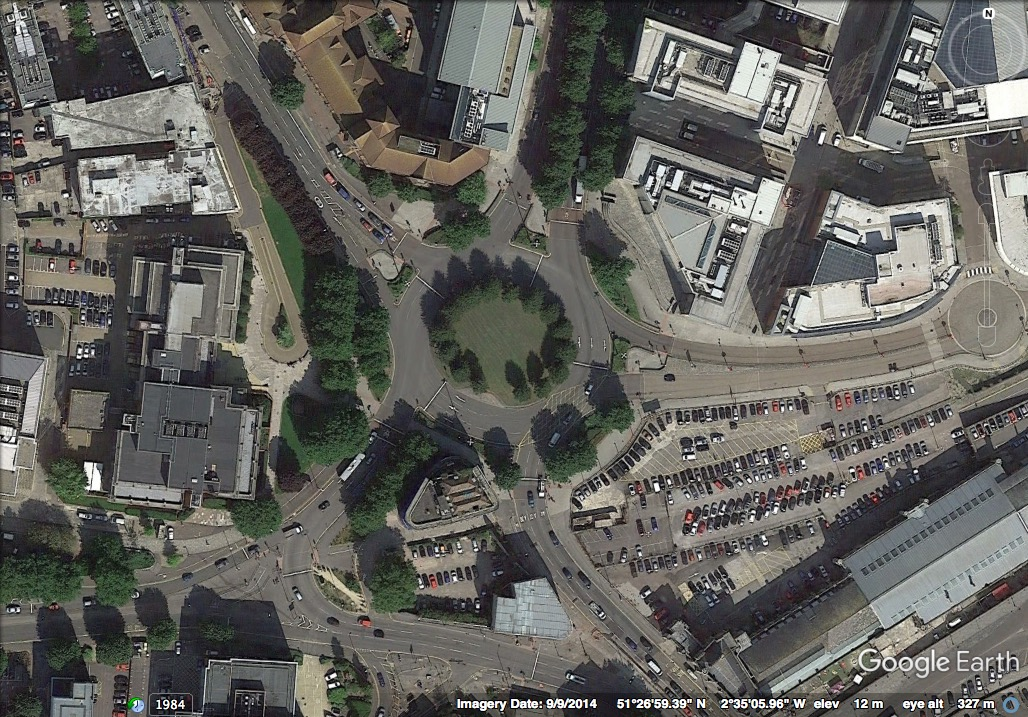
#> input picture bristol_tree_1.jpg, 1028 x 717 px, found by its file name
$ jupyter execute Untitled.ipynb   (shell and % lines are left out)
#> lines starting #> are read from the running program, lines starting #| are printed output that depends on the picture
[cell 1]
import sys, math
import numpy as np
import glob, copy

from skimage import io
from skimage.segmentation import quickshift

import matplotlib.pyplot as plt
from matplotlib import colors
import pylab
image_location = '/home/Alex/Desktop/bristol_project/bristol_tree_1.jpg'
refs = glob.glob("/home/Alex/Desktop/bristol_project/reference_images/*.png")

[cell 2]
class UniqueDict(dict):
    def __setitem__(self, key, value):
        if key not in self:
            dict.__setitem__(self, key, value)
        else:
            raise KeyError("Key already exists")

def match_segments(seg_dict, ref_pixels, threshold):
    """ Identify segments containing reference pixels """
    matched_segments = []
    for key, rgb_list in seg_dict.items():
        thresh = 0
        for pixel in rgb_list:
            if pixel in ref_pixels:
                thresh+=1
        if thresh >= len(rgb_list)*threshold:
            matched_segments.append(key)
    return matched_segments

def reclass_segments(segments, matched):
    """ Reclassify segments according to matches """
    new_image = np.zeros(segments.shape)
    for x, row in enumerate(segments):
        for y, val in enumerate(row):
            if val in matched:
                new_image[x,y] = 1
    return new_image


class tree_classifier(object):
    """ Detects trees in images according to reference image pixel values """
    def __init__(self, im_location, ref_locations, iterations = 5, threshold = 0.25, verbose = True):

        # Load image and reference images
#> called with iterations = 5, threshold = 0.25, verbose = True
        self.im2class = io.imread(image_location)
#> self.im2class is the input picture: shape (717, 1028, 3); mean R, G, B 98.2, 97.5, 92.8
        self.ref_images = [io.imread(l) for l in ref_locations]

        # Apply quickshift image segmentation algorithm
        self.segments = quickshift(self.im2class, kernel_size=7, max_dist=3, ratio=0.35, convert2lab=False)
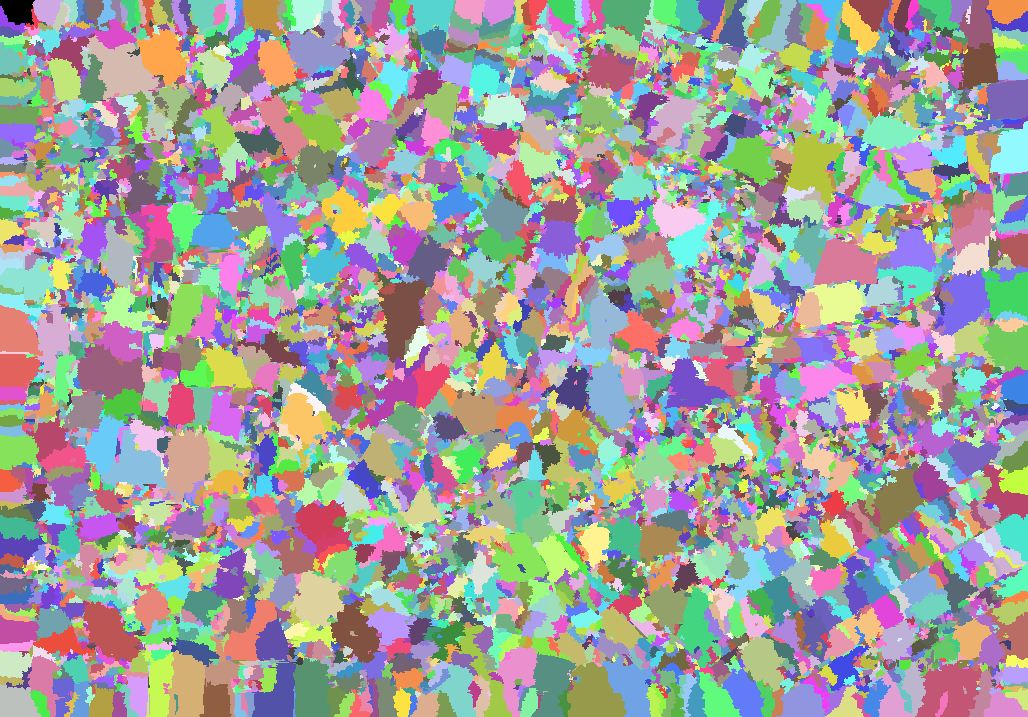
#> self.segments: shape (717, 1028) int64; 7595 distinct labels, from 0 to 7594; one colour per label, 0 black
        self.n_segments = len(np.unique(self.segments))
#> self.n_segments = 7595
        if verbose: print("Detected ",self.n_segments," in input image.")
#| Detected  7595  in input image.

        # Use unique dictionary to create list of pixels within each segment
        self.segment_dict = UniqueDict()
        for x, row in enumerate(self.segments):
            for y, val in enumerate(row):
                try:
                    self.segment_dict[val] = []
                    self.segment_dict[val].append(tuple(self.im2class[x,y]))
                except KeyError:
                    self.segment_dict[val].append(tuple(self.im2class[x,y]))
#> after the loop, self.segment_dict = 7595 items

        # Create unique set of reference pixels
        self.ref_pixels = []
        for im in self.ref_images:
            for row in im:
                for val in row:
                    self.ref_pixels.append(tuple(val))
        self.ref_pixels = set(self.ref_pixels)
        self.ref_pixels.discard((0,0,0))

        self.matched_segments = match_segments(self.segment_dict, self.ref_pixels, threshold)
#> the loop in match_segments, `for key, rgb_list in seg_dict.items():` made 7595 passes
#> key on passes 1 to 3: 0, 2, 5
#> after the loop in match_segments, `for key, rgb_list in seg_dict.items():`: matched_segments = []
#> self.matched_segments = []
        self.treeclass_image =reclass_segments(self.segments, self.matched_segments)
#> after the loop in reclass_segments, `for x, row in enumerate(segments):`: new_image: shape (717, 1028) float64; every value is 0

        """
        for i in range(iterations-1):
            print("Iteration: ",i)
            if i == 0:
                repl = copy.deepcopy(self.im2class)
                mask = self.treeclass_image[0] > 0


            for x in range(repl.shape[0]):
                for y in range(repl.shape[1]):
                    if mask[x,y] == 0:
                        repl[x,y] = np.array([0,0,0])
                    else:
                        pass

            update_ref = []
            for row in repl:
                for val in row:
                    update_ref.append(tuple(val))
            update_ref = set(update_ref)
            update_ref#.discard((0,0,0))

            print(update_ref)

            self.matched_segments.append(match_segments(self.segment_dict, update_ref, threshold))

            print(self.matched_segments[i+1])

            self.tree_class_image.append(reclass_segments(self.segments, self.matched_segments[i+1])) """
